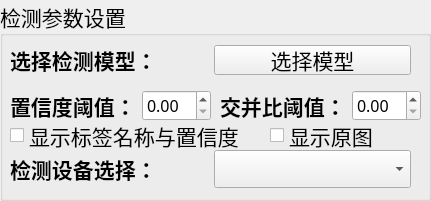
    <widget class="QGroupBox" name="groupBox">
     <property name="geometry">
      <rect>
       <x>0</x>
       <y>0</y>
       <width>431</width>
       <height>201</height>
      </rect>
     </property>
     <property name="font">
      <font>
       <family>华文楷体</family>
       <pointsize>16</pointsize>
      </font>
     </property>
     <property name="title">
      <string>检测参数设置</string>
     </property>
     <widget class="QCheckBox" name="checkBox">
      <property name="geometry">
       <rect>
        <x>10</x>
        <y>120</y>
        <width>241</width>
        <height>31</height>
       </rect>
      </property>
      <property name="font">
       <font>
        <family>仿宋</family>
        <pointsize>16</pointsize>
       </font>
      </property>
      <property name="text">
       <string>显示标签名称与置信度</string>
      </property>
     </widget>
     <widget class="QWidget" name="horizontalLayoutWidget">
      <property name="geometry">
       <rect>
        <x>10</x>
        <y>90</y>
        <width>201</width>
        <height>31</height>
       </rect>
      </property>
      <layout class="QHBoxLayout" name="horizontalLayout_10">
       <item>
        <widget class="QLabel" name="label_14">
         <property name="font">
          <font>
           <family>仿宋</family>
           <pointsize>16</pointsize>
           <weight>75</weight>
           <bold>true</bold>
          </font>
         </property>
         <property name="lineWidth">
          <number>2</number>
         </property>
         <property name="text">
          <string>置信度阈值：</string>
         </property>
        </widget>
       </item>
       <item>
        <widget class="QDoubleSpinBox" name="doubleSpinBox">
         <property name="font">
          <font>
           <family>华文楷体</family>
           <pointsize>12</pointsize>
          </font>
         </property>
         <property name="decimals">
          <number>2</number>
         </property>
        </widget>
       </item>
      </layout>
     </widget>
     <widget class="QWidget" name="horizontalLayoutWidget_2">
      <property name="geometry">
       <rect>
        <x>220</x>
        <y>90</y>
        <width>201</width>
        <height>31</height>
       </rect>
      </property>
      <layout class="QHBoxLayout" name="horizontalLayout_11">
       <item>
        <widget class="QLabel" name="label_15">
         <property name="font">
          <font>
           <family>仿宋</family>
           <pointsize>16</pointsize>
           <weight>75</weight>
           <bold>true</bold>
          </font>
         </property>
         <property name="text">
          <string>交并比阈值：</string>
         </property>
        </widget>
       </item>
       <item>
        <widget class="QDoubleSpinBox" name="doubleSpinBox_2">
         <property name="font">
          <font>
           <family>华文楷体</family>
           <pointsize>12</pointsize>
          </font>
         </property>
        </widget>
       </item>
      </layout>
     </widget>
     <widget class="QCheckBox" name="checkBox_2">
      <property name="geometry">
       <rect>
        <x>270</x>
        <y>120</y>
        <width>111</width>
        <height>31</height>
       </rect>
      </property>
      <property name="font">
       <font>
        <family>仿宋</family>
        <pointsize>16</pointsize>
       </font>
      </property>
      <property name="text">
       <string>显示原图</string>
      </property>
     </widget>
     <widget class="QWidget" name="layoutWidget_4">
      <property name="geometry">
       <rect>
        <x>10</x>
        <y>150</y>
        <width>401</width>
        <height>38</height>
       </rect>
      </property>
      <layout class="QHBoxLayout" name="horizontalLayout_12">
       <item>
        <widget class="QLabel" name="label_16">
         <property name="font">
          <font>
           <family>仿宋</family>
           <pointsize>16</pointsize>
          </font>
         </property>
         <property name="text">
          <string>&lt;html&gt;&lt;head/&gt;&lt;body&gt;&lt;p&gt;&lt;span style=&quot; font-weight:600;&quot;&gt;检测设备选择：&lt;/span&gt;&lt;/p&gt;&lt;/body&gt;&lt;/html&gt;</string>
         </property>
        </widget>
       </item>
       <item>
        <widget class="QComboBox" name="comboBox_2">
         <property name="font">
          <font>
           <family>宋体</family>
           <pointsize>16</pointsize>
          </font>
         </property>
        </widget>
       </item>
      </layout>
     </widget>
     <widget class="QWidget" name="horizontalLayoutWidget_3">
      <property name="geometry">
       <rect>
        <x>10</x>
        <y>40</y>
        <width>401</width>
        <height>40</height>
       </rect>
      </property>
      <layout class="QHBoxLayout" name="horizontalLayout_13">
       <item>
        <widget class="QLabel" name="label_17">
         <property name="font">
          <font>
           <family>仿宋</family>
           <pointsize>16</pointsize>
           <weight>75</weight>
           <bold>true</bold>
          </font>
         </property>
         <property name="toolTipDuration">
          <number>1</number>
         </property>
         <property name="styleSheet">
          <string notr="true"/>
         </property>
         <property name="text">
          <string>&lt;html&gt;&lt;head/&gt;&lt;body&gt;&lt;p&gt;选择检测模型：&lt;/p&gt;&lt;/body&gt;&lt;/html&gt;</string>
         </property>
        </widget>
       </item>
       <item>
        <widget class="QPushButton" name="PicBtn_2">
         <property name="minimumSize">
          <size>
           <width>0</width>
           <height>0</height>
          </size>
         </property>
         <property name="maximumSize">
          <size>
           <width>300</width>
           <height>30</height>
          </size>
         </property>
         <property name="font">
          <font>
           <family>华文楷体</family>
           <pointsize>16</pointsize>
          </font>
         </property>
         <property name="toolTipDuration">
          <number>2</number>
         </property>
         <property name="styleSheet">
          <string notr="true"/>
         </property>
         <property name="text">
          <string>选择模型</string>
         </property>
         <property name="icon">
          <iconset resource="ui_sources.qrc">
           <normaloff>:/icons/ui_imgs/icons/models.png</normaloff>:/icons/ui_imgs/icons/models.png</iconset>
         </property>
         <property name="iconSize">
          <size>
           <width>30</width>
           <height>30</height>
          </size>
         </property>
        </widget>
       </item>
      </layout>
     </widget>
    </widget>
